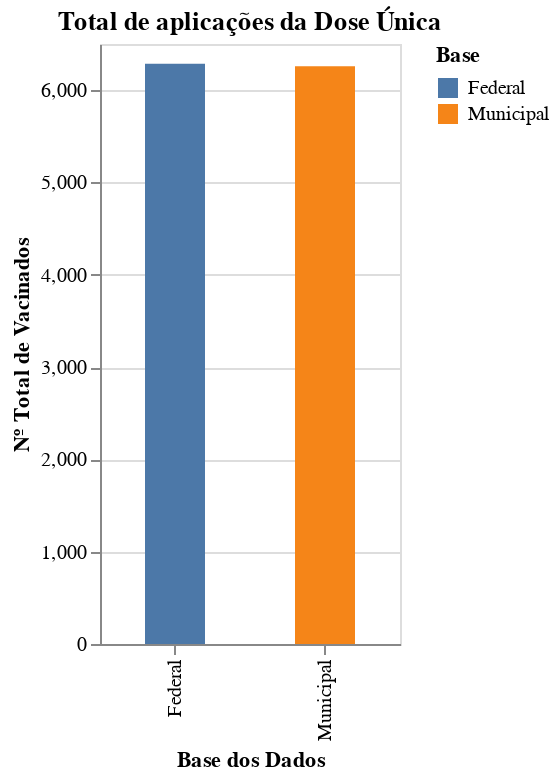

The notebook cell saved with this chart:
### Code cell
doseUnicaTotal = pd.DataFrame({
    'base': ['Municipal', 'Federal'],
    'total': [dm_vacinadosTotalPorDose['aplicacoes'][2], df_vacinadosTotalPorDose['aplicacoes'][2]]
})

alt.Chart(doseUnicaTotal).mark_bar(size=30).encode(
    alt.X('base:N', title='Base dos Dados'),
    alt.Y('total:Q', title='Nº Total de Vacinados'),
    alt.Color('base:N', title='Base')
).properties(
    width=150,
    title='Total de aplicações da Dose Única'
)

### Figure 1 — Vega-Lite specification as saved in the notebook (floating-point values rounded to 4 significant figures)
{"config": {"view": {"continuousWidth": 400, "continuousHeight": 300}}, "data": {"name": "data-0bf78c2ea7a0932b61c6836bbe3ffd0d"}, "mark": {"type": "bar", "size": 30}, "encoding": {"color": {"type": "nominal", "field": "base", "title": "Base"}, "x": {"type": "nominal", "field": "base", "title": "Base dos Dados"}, "y": {"type": "quantitative", "field": "total", "title": "Nº Total de Vacinados"}}, "title": "Total de aplicações da Dose Única", "width": 150, "$schema": "https://vega.github.io/schema/vega-lite/v4.8.1.json", "datasets": {"data-0bf78c2ea7a0932b61c6836bbe3ffd0d": [{"base": "Municipal", "total": 6260.0}, {"base": "Federal", "total": 6285.0}]}}
